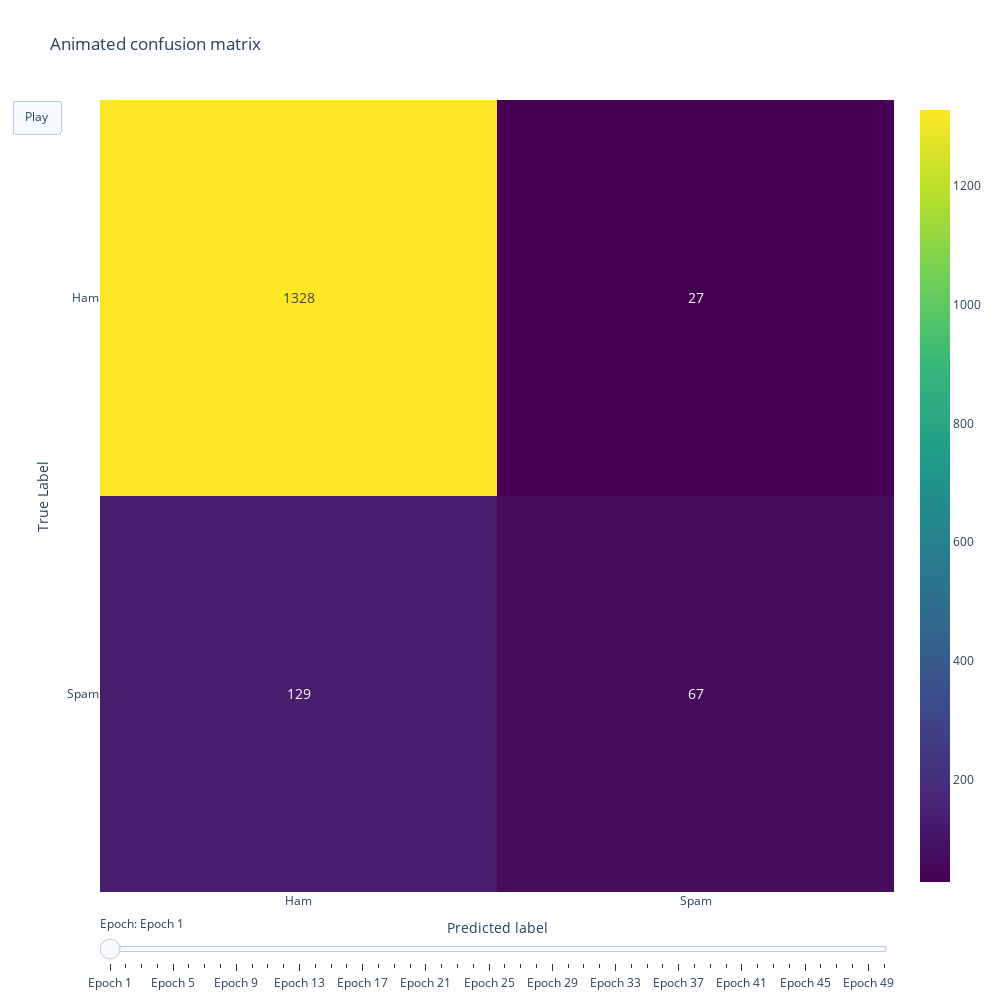

Notebook code cell kept with this figure:
### Markdown cell above
### Confusion matrix (animated)

### Code cell
def plot_confusion_matrices(confusion_matrices):
    epochs = range(1, k_epochs + 1)
    frames = []

    # Create a frame per epoch
    for epoch, cm in zip(epochs, confusion_matrices):
        annotations = [[f'{value}' for value in row] for row in cm]
        frame = go.Frame(data=[go.Heatmap(
            z=cm, 
            text=annotations,
            colorscale='Viridis',                       # mimic default color of sklearn.metrics.confusion_matrix()
            hoverinfo='skip',                           # ! Hide hover info (x, y, z)
            showscale=True,                             # colorbar visible
            texttemplate="%{text}",                     # string to be displayed in the cells
            textfont={"size": 14},  
        )], name=f"Epoch {epoch}")
        frames.append(frame)

    # Initialization with the first confusion matrix
    fig = go.Figure(
        data=[go.Heatmap(
            z=confusion_matrices[0], 
            text=[[f'{value}' for value in row] for row in confusion_matrices[0]], 
            colorscale='Viridis',
            hoverinfo='skip',  
            showscale=True,  
            texttemplate="%{text}",  
            textfont={"size": 14},  
        )],
        layout=go.Layout(
            autosize=False,
            width=1000,
            height=1000,
            title="Animated confusion matrix",
            xaxis_title="Predicted label",
            yaxis_title="True Label",
            # Make sure 0 is on top and 1 is bottom on y axis 
            # Make sure we read "Ham" and "Spam"
            xaxis=dict(
                tickvals=[0, 1], 
                ticktext=["Ham", "Spam"]
            ),
            yaxis=dict(
                tickvals=[0, 1],  
                ticktext=["Spam", "Ham"],  
                categoryorder="array",  
                categoryarray=[1, 0]  
            ),
            updatemenus=[{
                'type': 'buttons',
                'buttons': [{
                    'label': 'Play',
                    'method': 'animate',
                    'args': [None, {
                        'frame': {'duration': 500, 'redraw': True},
                        'fromcurrent': True,
                        'mode': 'immediate',
                    }]
                }]
            }]
        ),
        frames=frames  # assign frames to the Figure
    )

    # Add a slider
    fig.update_layout(
        sliders=[{
            'steps': [{
                'args': [[f"Epoch {epoch}"], {'frame': {'duration': 500, 'redraw': True}}],
                'label': f'Epoch {epoch}',
                'method': 'animate'
            } for epoch in epochs],
            'currentvalue': {'prefix': 'Epoch: '}
        }]
    )
    fig.show()

plot_confusion_matrices(confusion_matrices)

### Figure 1 — Plotly figure (JSON) as saved in the notebook; plotly's stock layout.template omitted (floating-point values rounded to 4 significant figures)
{"data": [{"colorscale": [[0, "#440154"], [0.1111, "#482878"], [0.2222, "#3e4989"], [0.3333, "#31688e"], [0.4444, "#26828e"], [0.5556, "#1f9e89"], [0.6667, "#35b779"], [0.7778, "#6ece58"], [0.8889, "#b5de2b"], [1, "#fde725"]], "hoverinfo": "skip", "showscale": true, "text": [["129", "67"], ["1328", "27"]], "textfont": {"size": 14}, "texttemplate": "%{text}", "type": "heatmap", "z": [[129, 67], [1328, 27]]}], "layout": {"autosize": false, "height": 1000, "sliders": [{"currentvalue": {"prefix": "Epoch: "}, "steps": [{"args": [["Epoch 1"], {"frame": {"duration": 500, "redraw": true}}], "label": "Epoch 1", "method": "animate"}, {"args": [["Epoch 2"], {"frame": {"duration": 500, "redraw": true}}], "label": "Epoch 2", "method": "animate"}, {"args": [["Epoch 3"], {"frame": {"duration": 500, "redraw": true}}], "label": "Epoch 3", "method": "animate"}, {"args": [["Epoch 4"], {"frame": {"duration": 500, "redraw": true}}], "label": "Epoch 4", "method": "animate"}, {"args": [["Epoch 5"], {"frame": {"duration": 500, "redraw": true}}], "label": "Epoch 5", "method": "animate"}, {"args": [["Epoch 6"], {"frame": {"duration": 500, "redraw": true}}], "label": "Epoch 6", "method": "animate"}, {"args": [["Epoch 7"], {"frame": {"duration": 500, "redraw": true}}], "label": "Epoch 7", "method": "animate"}, {"args": [["Epoch 8"], {"frame": {"duration": 500, "redraw": true}}], "label": "Epoch 8", "method": "animate"}, {"args": [["Epoch 9"], {"frame": {"duration": 500, "redraw": true}}], "label": "Epoch 9", "method": "animate"}, {"args": [["Epoch 10"], {"frame": {"duration": 500, "redraw": true}}], "label": "Epoch 10", "method": "animate"}, {"args": [["Epoch 11"], {"frame": {"duration": 500, "redraw": true}}], "label": "Epoch 11", "method": "animate"}, {"args": [["Epoch 12"], {"frame": {"duration": 500, "redraw": true}}], "label": "Epoch 12", "method": "animate"}, {"args": [["Epoch 13"], {"frame": {"duration": 500, "redraw": true}}], "label": "Epoch 13", "method": "animate"}, {"args": [["Epoch 14"], {"frame": {"duration": 500, "redraw": true}}], "label": "Epoch 14", "method": "animate"}, {"args": [["Epoch 15"], {"frame": {"duration": 500, "redraw": true}}], "label": "Epoch 15", "method": "animate"}, {"args": [["Epoch 16"], {"frame": {"duration": 500, "redraw": true}}], "label": "Epoch 16", "method": "animate"}, {"args": [["Epoch 17"], {"frame": {"duration": 500, "redraw": true}}], "label": "Epoch 17", "method": "animate"}, {"args": [["Epoch 18"], {"frame": {"duration": 500, "redraw": true}}], "label": "Epoch 18", "method": "animate"}, {"args": [["Epoch 19"], {"frame": {"duration": 500, "redraw": true}}], "label": "Epoch 19", "method": "animate"}, {"args": [["Epoch 20"], {"frame": {"duration": 500, "redraw": true}}], "label": "Epoch 20", "method": "animate"}, {"args": [["Epoch 21"], {"frame": {"duration": 500, "redraw": true}}], "label": "Epoch 21", "method": "animate"}, {"args": [["Epoch 22"], {"frame": {"duration": 500, "redraw": true}}], "label": "Epoch 22", "method": "animate"}, {"args": [["Epoch 23"], {"frame": {"duration": 500, "redraw": true}}], "label": "Epoch 23", "method": "animate"}, {"args": [["Epoch 24"], {"frame": {"duration": 500, "redraw": true}}], "label": "Epoch 24", "method": "animate"}, {"args": [["Epoch 25"], {"frame": {"duration": 500, "redraw": true}}], "label": "Epoch 25", "method": "animate"}, {"args": [["Epoch 26"], {"frame": {"duration": 500, "redraw": true}}], "label": "Epoch 26", "method": "animate"}, {"args": [["Epoch 27"], {"frame": {"duration": 500, "redraw": true}}], "label": "Epoch 27", "method": "animate"}, {"args": [["Epoch 28"], {"frame": {"duration": 500, "redraw": true}}], "label": "Epoch 28", "method": "animate"}, {"args": [["Epoch 29"], {"frame": {"duration": 500, "redraw": true}}], "label": "Epoch 29", "method": "animate"}, {"args": [["Epoch 30"], {"frame": {"duration": 500, "redraw": true}}], "label": "Epoch 30", "method": "animate"}, {"args": [["Epoch 31"], {"frame": {"duration": 500, "redraw": true}}], "label": "Epoch 31", "method": "animate"}, {"args": [["Epoch 32"], {"frame": {"duration": 500, "redraw": true}}], "label": "Epoch 32", "method": "animate"}, {"args": [["Epoch 33"], {"frame": {"duration": 500, "redraw": true}}], "label": "Epoch 33", "method": "animate"}, {"args": [["Epoch 34"], {"frame": {"duration": 500, "redraw": true}}], "label": "Epoch 34", "method": "animate"}, {"args": [["Epoch 35"], {"frame": {"duration": 500, "redraw": true}}], "label": "Epoch 35", "method": "animate"}, {"args": [["Epoch 36"], {"frame": {"duration": 500, "redraw": true}}], "label": "Epoch 36", "method": "animate"}, {"args": [["Epoch 37"], {"frame": {"duration": 500, "redraw": true}}], "label": "Epoch 37", "method": "animate"}, {"args": [["Epoch 38"], {"frame": {"duration": 500, "redraw": true}}], "label": "Epoch 38", "method": "animate"}, {"args": [["Epoch 39"], {"frame": {"duration": 500, "redraw": true}}], "label": "Epoch 39", "method": "animate"}, {"args": [["Epoch 40"], {"frame": {"duration": 500, "redraw": true}}], "label": "Epoch 40", "method": "animate"}, {"args": [["Epoch 41"], {"frame": {"duration": 500, "redraw": true}}], "label": "Epoch 41", "method": "animate"}, {"args": [["Epoch 42"], {"frame": {"duration": 500, "redraw": true}}], "label": "Epoch 42", "method": "animate"}, {"args": [["Epoch 43"], {"frame": {"duration": 500, "redraw": true}}], "label": "Epoch 43", "method": "animate"}, {"args": [["Epoch 44"], {"frame": {"duration": 500, "redraw": true}}], "label": "Epoch 44", "method": "animate"}, {"args": [["Epoch 45"], {"frame": {"duration": 500, "redraw": true}}], "label": "Epoch 45", "method": "animate"}, {"args": [["Epoch 46"], {"frame": {"duration": 500, "redraw": true}}], "label": "Epoch 46", "method": "animate"}, {"args": [["Epoch 47"], {"frame": {"duration": 500, "redraw": true}}], "label": "Epoch 47", "method": "animate"}, {"args": [["Epoch 48"], {"frame": {"duration": 500, "redraw": true}}], "label": "Epoch 48", "method": "animate"}, {"args": [["Epoch 49"], {"frame": {"duration": 500, "redraw": true}}], "label": "Epoch 49", "method": "animate"}, {"args": [["Epoch 50"], {"frame": {"duration": 500, "redraw": true}}], "label": "Epoch 50", "method": "animate"}]}], "title": {"text": "Animated confusion matrix"}, "updatemenus": [{"buttons": [{"args": [null, {"frame": {"duration": 500, "redraw": true}, "fromcurrent": true, "mode": "immediate"}], "label": "Play", "method": "animate"}], "type": "buttons"}], "width": 1000, "xaxis": {"ticktext": ["Ham", "Spam"], "tickvals": [0, 1], "title": {"text": "Predicted label"}}, "yaxis": {"categoryarray": [1, 0], "categoryorder": "array", "ticktext": ["Spam", "Ham"], "tickvals": [0, 1], "title": {"text": "True Label"}}}}
